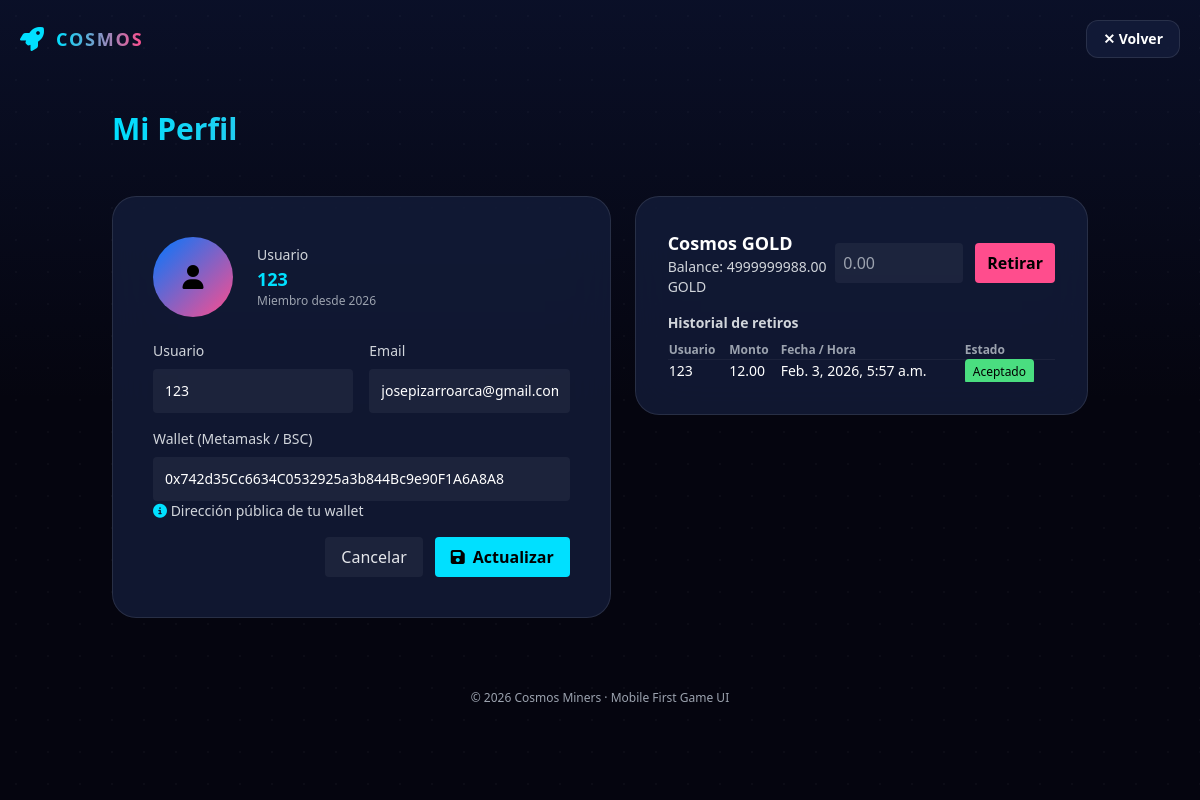
The page /profile/ (signed in) on the database as committed earlier.
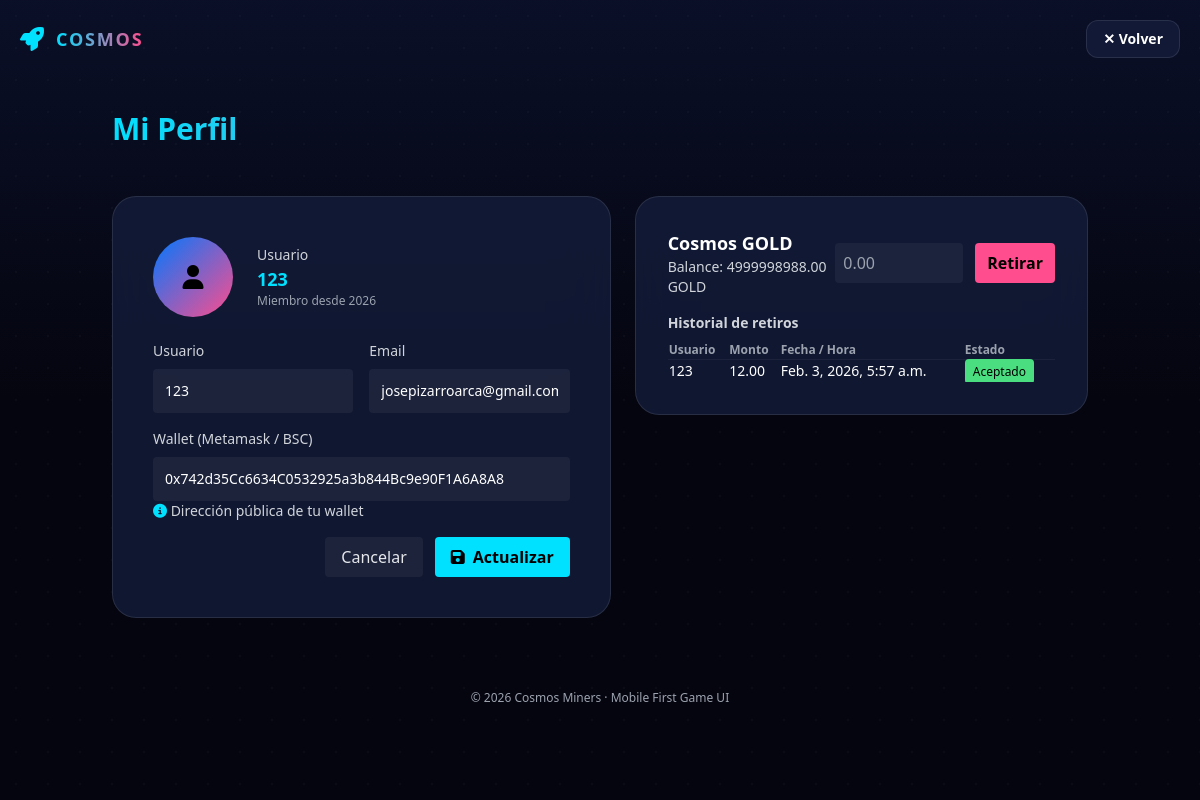
The same page on the database as committed later.
### game/models.py (models this page shows, shortened)
class Profile(models.Model):
    user = models.OneToOneField(settings.AUTH_USER_MODEL, on_delete=models.CASCADE)
    wallet_metamask_bsc = models.CharField(max_length=255,null=True,blank=True, unique=True)
    cosmos_gold = models.DecimalField(max_digits=12, decimal_places=2, default=Decimal('0.00'))
    created_at = models.DateTimeField(auto_now_add=True)

### game/views.py (the view)
# urls.py: path("profile/", profile_view, name="profile_view"),
@login_required
def profile_view(request):
    profile, _ = Profile.objects.get_or_create(user=request.user)
    withdrawals = request.user.withdrawals.order_by('-created_at')
    return render(request, "game/profile.html", {"user": request.user, "profile": profile, "withdrawals": withdrawals})

### game/templates/game/profile.html (shortened to what the changed rows need)
<!DOCTYPE html>
<html lang="es">
<head>
  <script src="https://cdn.tailwindcss.com"></script>
  <link rel="stylesheet"
        href="https://cdnjs.cloudflare.com/ajax/libs/font-awesome/6.4.0/css/all.min.css"/>
</head>
<body class="min-h-screen bg-space text-white overflow-x-hidden relative">
<section class="relative z-10 px-6 mt-8 mb-8 sm:mb-12 max-w-5xl mx-auto text-center lg:text-left">
  <h1 class="text-3xl font-black leading-tight mb-1 bg-gradient-to-r from-accent to-pink bg-clip-text text-transparent">Mi Perfil</h1>
</section>
<div class="relative z-10 px-6 pb-12 max-w-5xl mx-auto grid gap-6 lg:grid-cols-[1.1fr_1fr]">
  <main class="w-full">
    <div class="bg-card backdrop-blur-xl border border-white/10 rounded-3xl p-8 sm:p-6 lg:p-10 min-h-[65vh] sm:min-h-0 flex flex-col">
    <form id="profileForm" class="space-y-4 flex flex-col flex-1 lg:space-y-0 lg:grid lg:grid-cols-2 lg:gap-4">
      <label class="block text-sm text-gray-300 lg:col-span-2">
        Wallet (Metamask / BSC)
        <input name="wallet" value="{{ profile.wallet_metamask_bsc }}" class="w-full mt-2 p-3 rounded bg-white/5 text-white" />
        <div class="wallet-hint"><i class="fas fa-info-circle text-accent"></i> Dirección pública de tu wallet</div>
      </label>
    </form>
    </div>
  </main>
  <section class="w-full">
    <div class="bg-card backdrop-blur-xl border border-white/10 rounded-3xl p-6 lg:p-8">
    <div class="flex items-center justify-between mb-4">
      <div>
        <p class="text-sm text-gray-300">Balance: <span id="cgBalance">{{ profile.cosmos_gold }}</span> GOLD</p>
      </div>
    </div>
    <div>
      <div class="overflow-x-auto">
        <table class="w-full text-left text-sm">
          <thead class="text-gray-400 text-xs">
            <tr>
              <th>Usuario</th>
              <th>Monto</th>
              <th>Fecha / Hora</th>
              <th>Estado</th>
              <th></th>
            </tr>
          </thead>
        </table>
      </div>
    </div>
    </div>
  </section>
</div>
</body>
</html>

Rows that differ between the two databases and show on the page:
changed Profile "0x742d35Cc6634C0532925a3b844Bc9e90F1A6A8A8": cosmos_gold "4999999988.00" → "4999998988.00"
